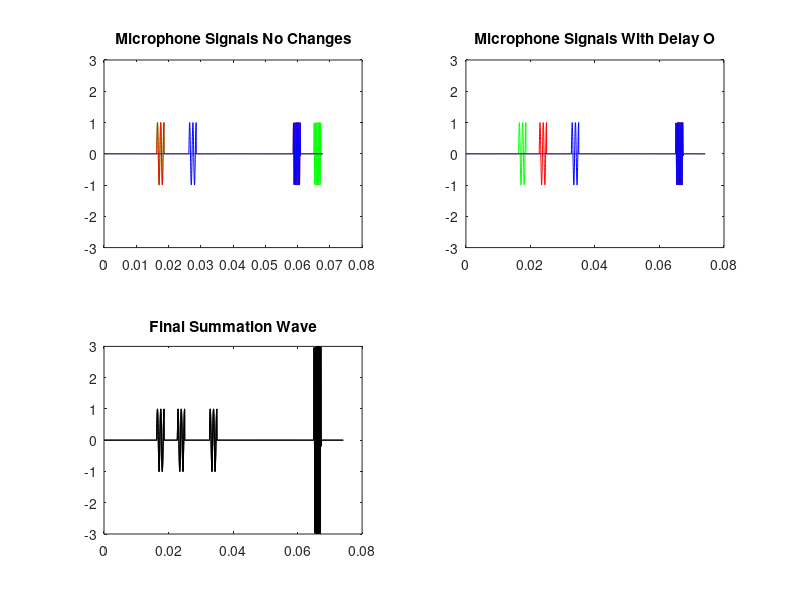

Source code (MATLAB):
%{
This is the Phased Array Algorithm I wrote for GrayUR undergraduate 
Research during the year of Fall 2023. The main goal is to create a closed
environment that uses synthetic audio signals that can be manipulated 
by our phased array algo that will later be transferred into python code.
%}

%FIELDS - Signal Durations / Unchanged Variables
SOUND_SPEED = 343; % m/s
FS = 44100; % Sample Rate
CYCLES = 1; % Cycles of Wave
DURATION_OF_SIGNAL = CYCLES * (1/440); % Duration of Signal Wave
T = 0:1/FS:DURATION_OF_SIGNAL; % Time Vector

%Phased Array System Information 
TOTAL_SPREAD = 10.00000001; % Spread of Array in Meters
MIC_COUNT = 3; % Total Number of Microphones
CENTER = TOTAL_SPREAD / 2; % Center of System

% Types of Input Sound Signals 
SMALLINPUTSIG = sin(2*pi*1000*T); % 1kHz
MEDIUMINPUTSIG = sin(2*pi*1700*T); % 1.7 kHz
LARGEINPUTSIG = sin(2*pi*2430*T); % 2.43 kHz

% Use this variable too much to not make it
forLoopArr = 1:MIC_COUNT;



%{ Target Marker in Comparison to System 
%                  C
%     A --- B --- SYS --- D --- E
%                  |
%                SysAdj 
%                  | - - - SysOpp - O 
%}

SystemAdjacentDisO = 10; % Distance Adjacent to System Meters - Target
SystemOppositeDisO = 2.5; % Distance Opposite to System Meters - Target

SystemAdjacentDisX = 5; % Distance Opposite to System For Off Sound
SystemOppositeDisX = -2.5; % Distance Opposite to System For Off Sound


% Check Orientation of Target (Negative or Positive)
% Used in later calculations of distance 

OrientationO = "R"; % Assumed to be on Right Side of System
OrientationX = "R"; % Assumed to be on Right Side of System

if (SystemOppositeDisO < 0)
    OrientationO = "L"; % Negative Opp Value so Left Side of System
    SystemOppositeDisO = abs(SystemOppositeDisO);
end

if (SystemOppositeDisX < 0)
    OrientationX = "L"; % Negative Opp Value so Left Side of System
    SystemOppositeDisX = abs(SystemOppositeDisX);
end

% Calculate Distances of Target Sound to Microphones

MIC_DISTANCES_TO_CENTER = zeros(1, MIC_COUNT);
STARTDIS = 0;

for micIndex = forLoopArr
    % Calculate the distance from the center for each microphone
    MIC_DISTANCES_TO_CENTER(micIndex) = (micIndex - 1 - (MIC_COUNT - 1) / 2) * (TOTAL_SPREAD / (MIC_COUNT - 1));
end

%Turns all distances from microphones to system into positive numbers
MIC_DISTANCES_TO_CENTER = abs(MIC_DISTANCES_TO_CENTER);

%Initialize all Distance Arrays to zero 

MIC_DISTANCE_O = zeros(1, MIC_COUNT);
DISTANCE_O = zeros(1, MIC_COUNT);

MIC_DISTANCE_X = zeros(1, MIC_COUNT);
DISTANCE_X = zeros(1, MIC_COUNT);

% Calculate Distance to On Sound
for OnS = forLoopArr
    if (OrientationO == "R")
        if (OnS < (MIC_COUNT / 2))
            MIC_DISTANCE_O(OnS) = MIC_DISTANCES_TO_CENTER(OnS) + SystemOppositeDisO;
            DISTANCE_O(OnS) = sqrt(MIC_DISTANCE_O(OnS)^2 + SystemAdjacentDisO^2);
        else
            MIC_DISTANCE_O(OnS) = abs(SystemOppositeDisO - MIC_DISTANCES_TO_CENTER(OnS));
            DISTANCE_O(OnS) = sqrt(MIC_DISTANCE_O(OnS)^2 + SystemAdjacentDisO^2);
        end
    end
    if (OrientationO == "L")
        if (OnS > (MIC_COUNT / 2))
            MIC_DISTANCE_O(OnS) = MIC_DISTANCES_TO_CENTER(OnS) + SystemOppositeDisO;
            DISTANCE_O(OnS) = sqrt(MIC_DISTANCE_O(OnS)^2 + SystemAdjacentDisO^2);
        else
            MIC_DISTANCE_O(OnS) = abs(SystemOppositeDisO - MIC_DISTANCES_TO_CENTER(OnS));
            DISTANCE_O(OnS) = sqrt(MIC_DISTANCE_O(OnS)^2 + SystemAdjacentDisO^2);
        end
    end
end

% Calculate Distances to Off Sounds
for OffS = forLoopArr
    if (OrientationX == "L")
        if (OffS > (MIC_COUNT / 2))
            MIC_DISTANCE_X(OffS) = MIC_DISTANCES_TO_CENTER(OffS) + SystemOppositeDisX;
            DISTANCE_X(OffS) = sqrt(MIC_DISTANCE_X(OffS)^2 + SystemAdjacentDisX^2);
        else
            MIC_DISTANCE_X(OffS) = abs(SystemOppositeDisX - MIC_DISTANCES_TO_CENTER(OffS));
            DISTANCE_X(OffS) = sqrt(MIC_DISTANCE_X(OffS)^2 + SystemAdjacentDisX^2);
        end
    end
    if (OrientationX == "R")
        if (OffS < (MIC_COUNT / 2))
            MIC_DISTANCE_X(OffS) = MIC_DISTANCES_TO_CENTER(OffS) + SystemOppositeDisX;
            DISTANCE_X(OffS) = sqrt(MIC_DISTANCE_X(OffS)^2 + SystemAdjacentDisO^2);
        else
            MIC_DISTANCE_X(OffS) = abs(SystemOppositeDisX - MIC_DISTANCES_TO_CENTER(OffS));
            DISTANCE_X(OffS) = sqrt(MIC_DISTANCE_X(OffS)^2 + SystemAdjacentDisO^2);
        end
    end
end

% Find Furthest and Closest Mic
[minDistance, closestIndex] = min(DISTANCE_O);
[maxDistance, furthestIndex] = max(DISTANCE_O);

%Find Delay and Sample Delay for each Microphone (SOUND O)
delayOi = zeros(1, MIC_COUNT);
delayOiSample = zeros(1, MIC_COUNT);

%Find Delay and SampleDelay for each Microphone (SOUND X)
delayXi = zeros(1, MIC_COUNT);
delayXiSample = zeros(1, MIC_COUNT);

for i = forLoopArr
    delayOi(i) = (DISTANCE_O(i) / SOUND_SPEED);
    delayOiSample(i) = round(delayOi(i) * FS);

    delayXi(i) = (DISTANCE_X(i) / SOUND_SPEED);
    delayXiSample(i) = round(delayXi(i) * FS);
end

%Find Total Sample Delay in Relation to the Furthest Mic (SOUND O)
totalSampleDelayOi = zeros(1, MIC_COUNT);

for j = forLoopArr
    totalSampleDelayOi(j) = round (delayOiSample(furthestIndex) - delayOiSample(j));
    totalSampleDelayOi(j) = abs(totalSampleDelayOi(j));
end


% Create Signal Wave Arrays in Cells
micSignalCells = cell(1,MIC_COUNT);
maxLengths = zeros(1, MIC_COUNT);

for initial = forLoopArr
    microphoneSignal = zeros(1,1);
    micSignalCells{initial} = microphoneSignal;
end

% Create Synthetic Audio Signals with Proper Delays 
% This is in relation to the microphone (SOUND X)
for offSound = forLoopArr
    micSignalCells{offSound} = [zeros(1, delayXiSample(offSound)), SMALLINPUTSIG];
    maxLengths(offSound) = length(micSignalCells{offSound});
end

maxSize = max(maxLengths);
offMaxIndex = maxSize;

for off = forLoopArr
    micSignalCells{off} = [micSignalCells{off}, zeros(1, maxSize - maxLengths(off))];
end

% Create Synthetic Audio Signals with Proper Delays 
% This is in relation to the microphone (SOUND O)

for k = forLoopArr
    micSignalCells{k} = [micSignalCells{k}, zeros(1, delayOiSample(k))];
    micSignalCells{k} = [micSignalCells{k}, LARGEINPUTSIG];
    micSignalCells{k} = [micSignalCells{k}, zeros(1,20)];
    maxLengths(k) = length(micSignalCells{k});
end

% Set all array lengths to the same size to plot
maxSize = max(maxLengths);
targetMaxIndex = maxSize;

for y = forLoopArr
    micSignalCells{y} = [micSignalCells{y}, zeros(1, maxSize - maxLengths(y))];
end

% Plot Signals on a graph
colors = {'g', 'r', 'b', 'm', 'c', 'y'};
subplot(2,2,1);

for plot1 = forLoopArr
    plot(1/FS:1/FS:maxSize/FS, micSignalCells{plot1}, colors{plot1});
    hold on;
end
title('Microphone Signals No Changes');
ylim([-3,3]);


% Set Delay on microphones to match furthest Index

for delayLoopI = forLoopArr
    if(delayLoopI ~= furthestIndex)
        micSignalCells{delayLoopI} = [zeros(1, ceil(totalSampleDelayOi(delayLoopI))), micSignalCells{delayLoopI}];
    end
    maxLengths(delayLoopI) = length(micSignalCells{delayLoopI});
end

maxSize = max(maxLengths);

% Add zeros to end of smaller arrays to match largest size

for delayLoopII = forLoopArr
    micSignalCells{delayLoopII} = [micSignalCells{delayLoopII}, zeros(1, maxSize - maxLengths(delayLoopII))];
end

% Plot Mic Signals with delay included for O sound
subplot(2,2,2);

for plot2 = forLoopArr
    plot(1/FS:1/FS:maxSize/FS, micSignalCells{plot2}, colors{plot2});
    hold on;
end
title('Microphone Signals With Delay O');
ylim([-3,3]);

% Sum both Signals to get final signal
micSumSignal = zeros(1,1);

for finalSum = forLoopArr
    micSumSignal = micSumSignal + micSignalCells{finalSum};
end

subplot(2,2,3);

for plot3 = forLoopArr
    plot(1/FS:1/FS:maxSize/FS, micSumSignal, 'black');
    hold on;
end
title('Final Summation Wave');
ylim([-3,3]);

offMax = max(micSumSignal(1:offMaxIndex));
tarMax = max(micSumSignal(offMaxIndex:targetMaxIndex));
